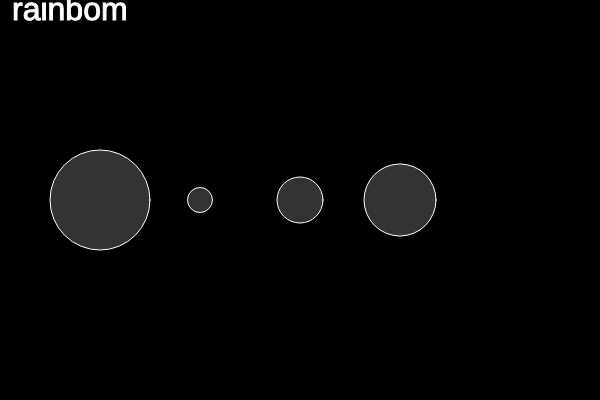
Frame 1 (no input)
Frame 60 (no input): identical to frame 1, image omitted
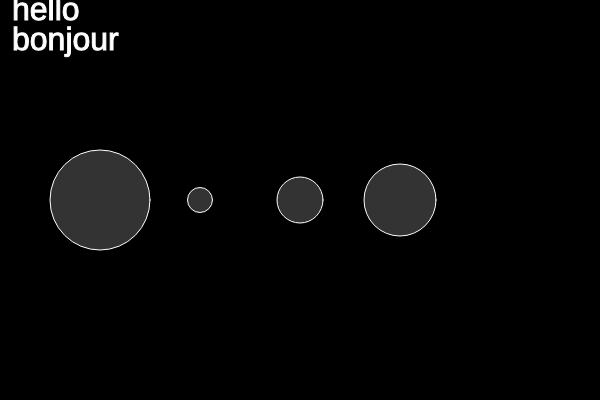
Frame 120 (the mouse pressed at the canvas centre since frame 60)

The p5.js sketch that drew these frames (run headless with seeded random() and noise() and a simulated clock; from frame 60 on, the mouse is pressed at the canvas centre):

// p5.js sketch
// ── sketch.js
var nums = [100, 25, 46, 72];
var num = 23;

var words = ["rainbom", "hello", "bonjour"];
var index = 0;
var word = "";

function setup() {
	createCanvas(600, 400);
}

function draw() {
	background(0);

	for( var i = 0; i< nums.length; i++) {
		stroke(255);
		fill(51);
		ellipse(i * 100 + 100, 200, nums[i], nums[i]);
	}


	fill(255);
	textSize(32);
	text(words[index], 12, 20);

	fill(255);
	textSize(32);
	text(word,12,50);
}
function mousePressed() {	
	index = index + 1;

	if(index >= words.length) {
		index = 0;
	}

	word = random(words);
}
